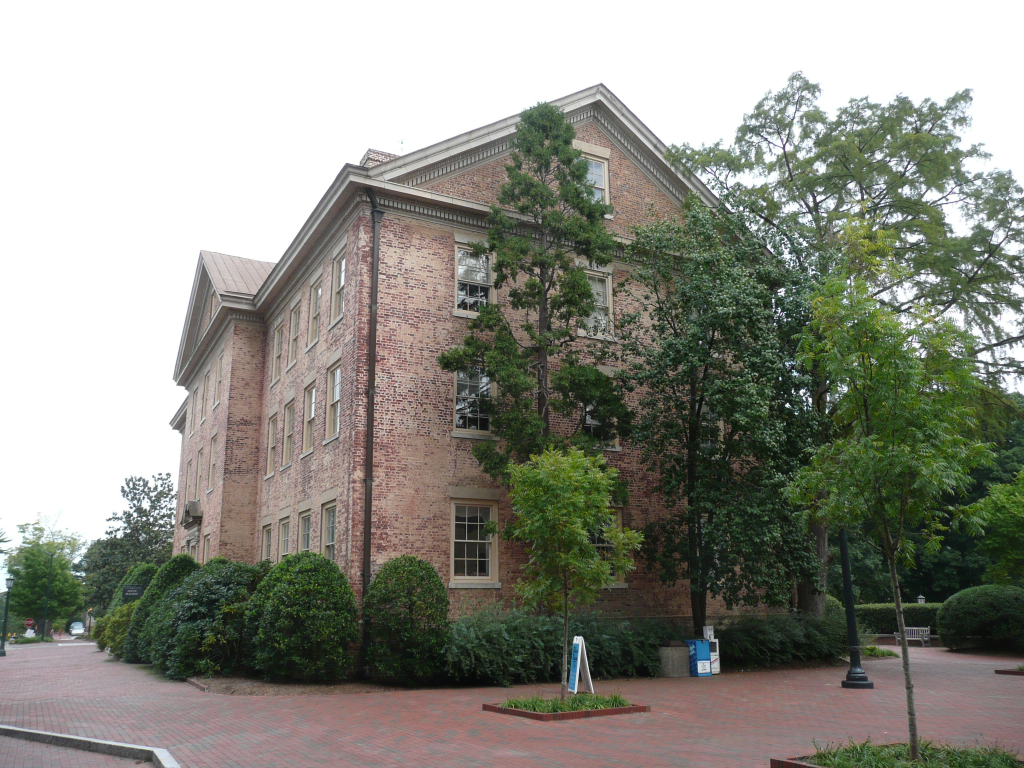
#> input picture test_images/P1180141.JPG, 3072 x 2304 px (shown at 1/3 size)
$ jupyter execute 'Feature exploration.ipynb'   (shell and % lines are left out)   (older library calls are emulated)
#> lines starting #> are read from the running program, lines starting #| are printed output that depends on the picture
[cell 1]
import cv2
import matplotlib.pyplot as plt

[cell 2]
image1 = cv2.imread('test_images/P1180141.JPG')
#> image1 is the input picture: shape (2304, 3072, 3); mean B, G, R 132.5, 141.8, 141.4

[cell 3]
plt.imshow(image1)

[cell 4]
sift = cv2.SIFT()

[cell 5]
gray= cv2.cvtColor(image1,cv2.COLOR_BGR2GRAY)
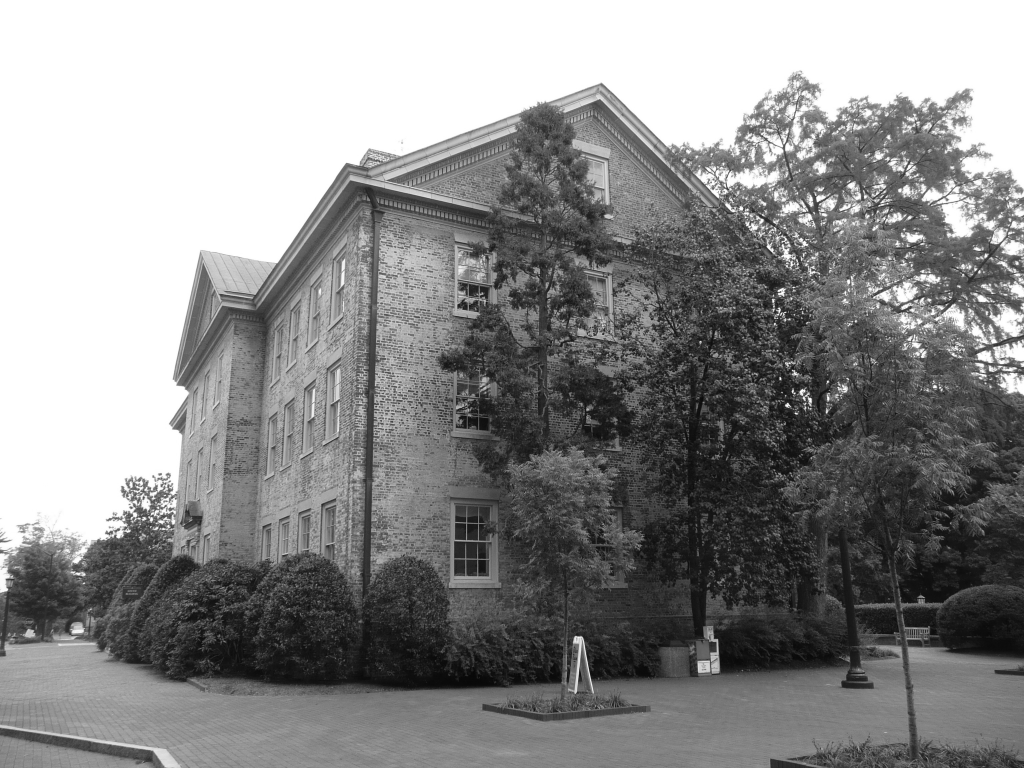
#> gray: shape (2304, 3072) (shown at 1/3 size); min 1, max 255, mean 140.6
k, d = sift.detectAndCompute(gray, None)
#> k = 89196 keypoints; strongest (x, y, size): (2341, 1136, 5), (2362, 1216, 8.7), (2346, 1177, 2.7), (2405, 954, 2.7)

[cell 6]
imgsift =cv2.drawKeypoints(gray,k)
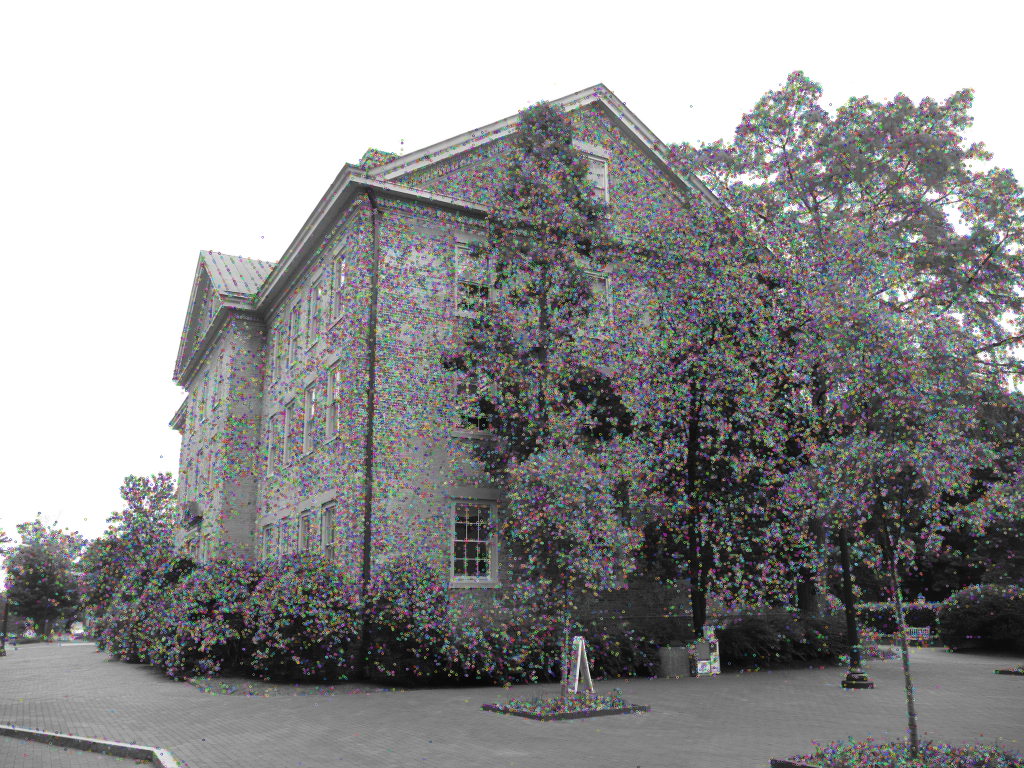
#> imgsift: shape (2304, 3072, 3) (shown at 1/3 size); mean of channels 0, 1, 2 145.1, 145.1, 145.2; drawn as B, G, R

[cell 7]
plt.imshow(imgsift)

[cell 8]
orb = cv2.ORB(40000)

[cell 9]
kp = orb.detect(image1)
#> kp = 40000 keypoints; strongest (x, y, size): (2351, 938, 37.2), (2354, 940, 31), (2350, 939, 44.6), (2346, 1178, 31)

[cell 10]
img_orb = cv2.drawKeypoints(image1, kp)
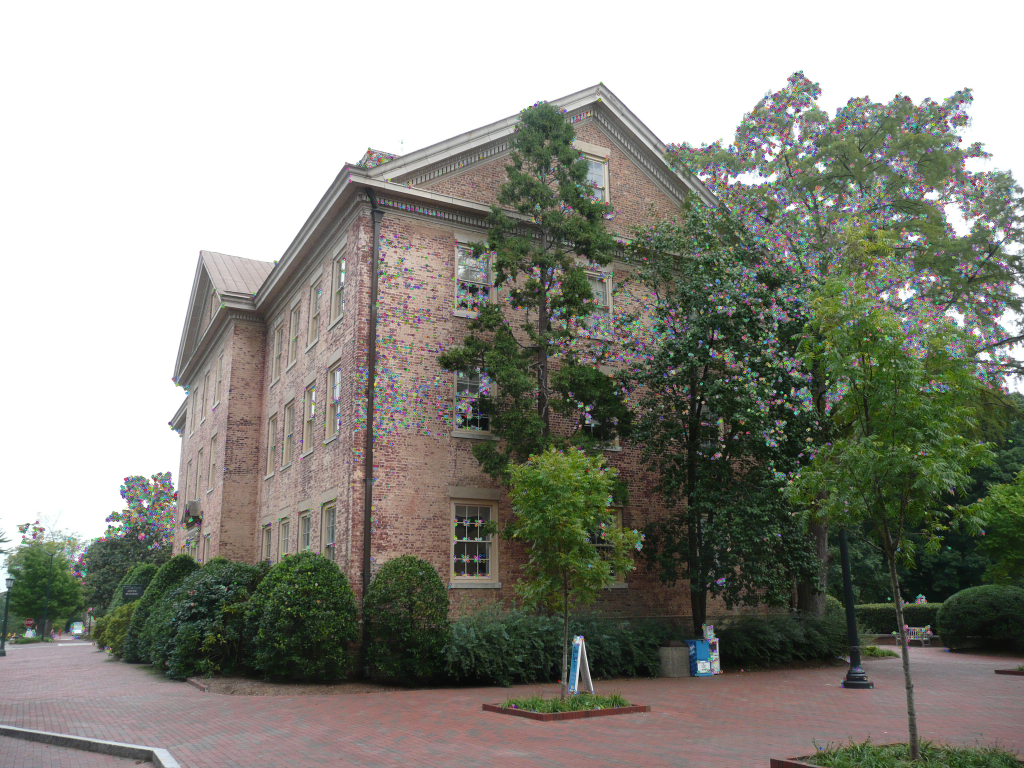
#> img_orb: shape (2304, 3072, 3) (shown at 1/3 size); mean B, G, R 131.9, 140.9, 140.7

$ run again, with test_images/P1180142.JPG copied over test_images/P1180141.JPG
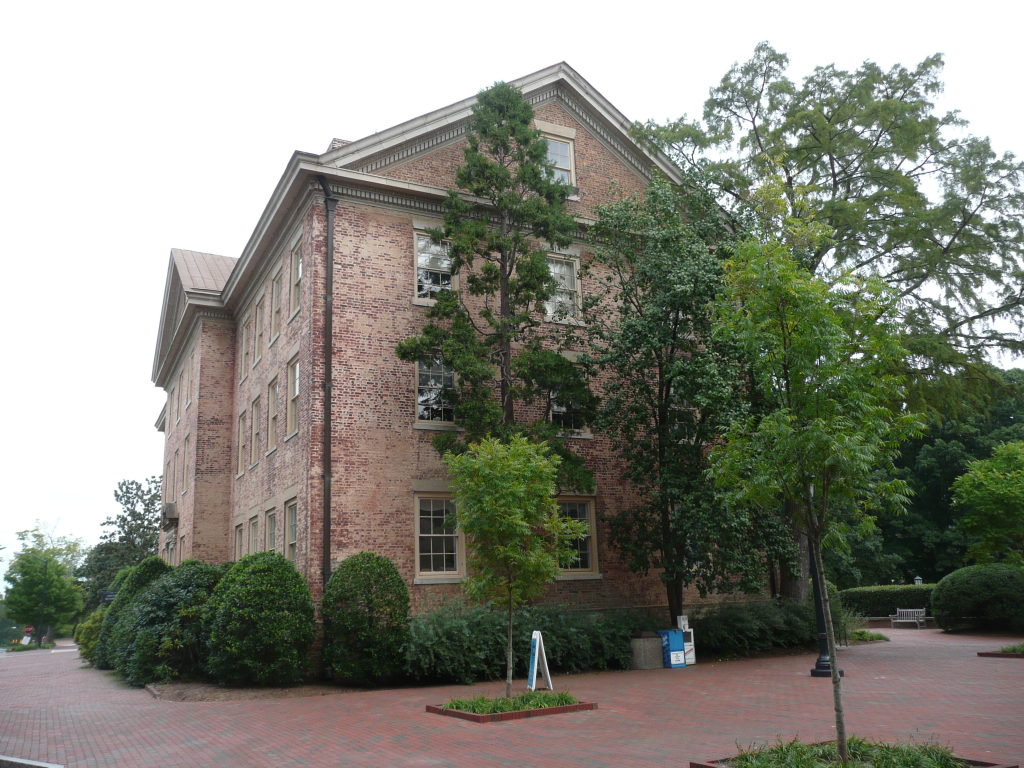
#> input picture test_images/P1180142.JPG, 3072 x 2304 px (shown at 1/3 size)
#> image1 is the input picture: shape (2304, 3072, 3); mean B, G, R 124, 134.7, 133.9
#> k = 83663 keypoints; strongest (x, y, size): (2322, 1122, 3.1), (3036, 1253, 3.1), (2459, 1164, 2.7), (2536, 712, 5.8)
#> `imgsift =cv2.drawKeypoints(gray,k)`:
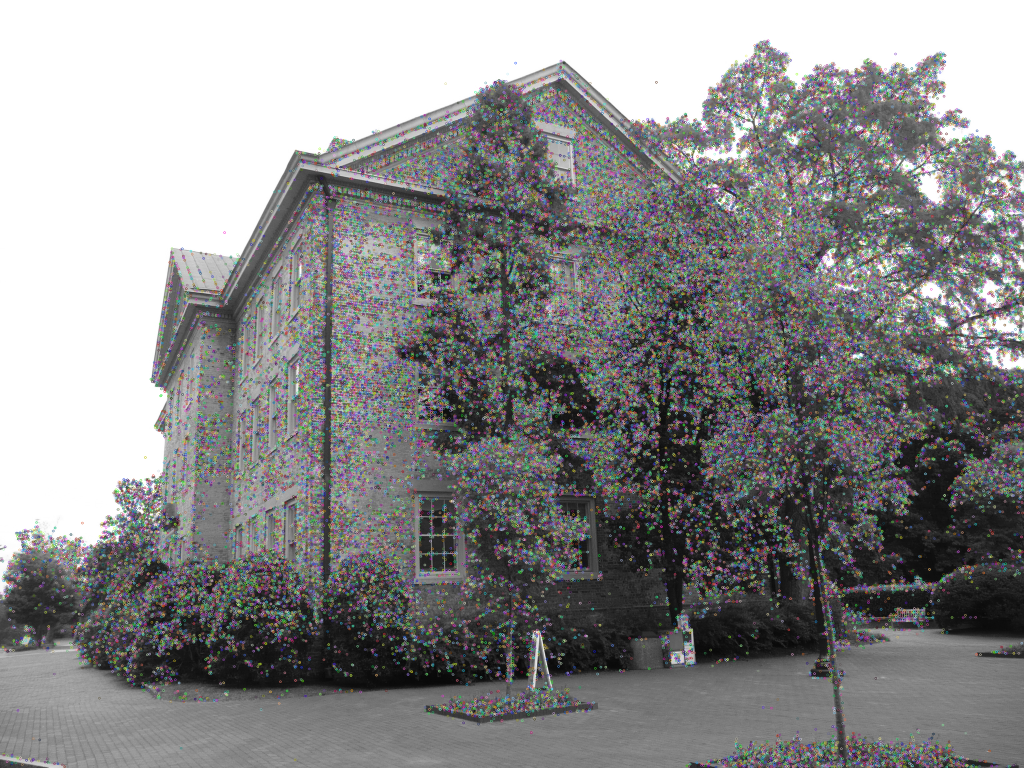
#> imgsift: shape (2304, 3072, 3) (shown at 1/3 size); mean of channels 0, 1, 2 137.7, 137.6, 137.7; drawn as B, G, R
#> kp = 40000 keypoints; strongest (x, y, size): (2687, 640, 31), (2323, 1121, 31), (2321, 1123, 31), (2356, 1145, 31)
#> `img_orb = cv2.drawKeypoints(image1, kp)`:
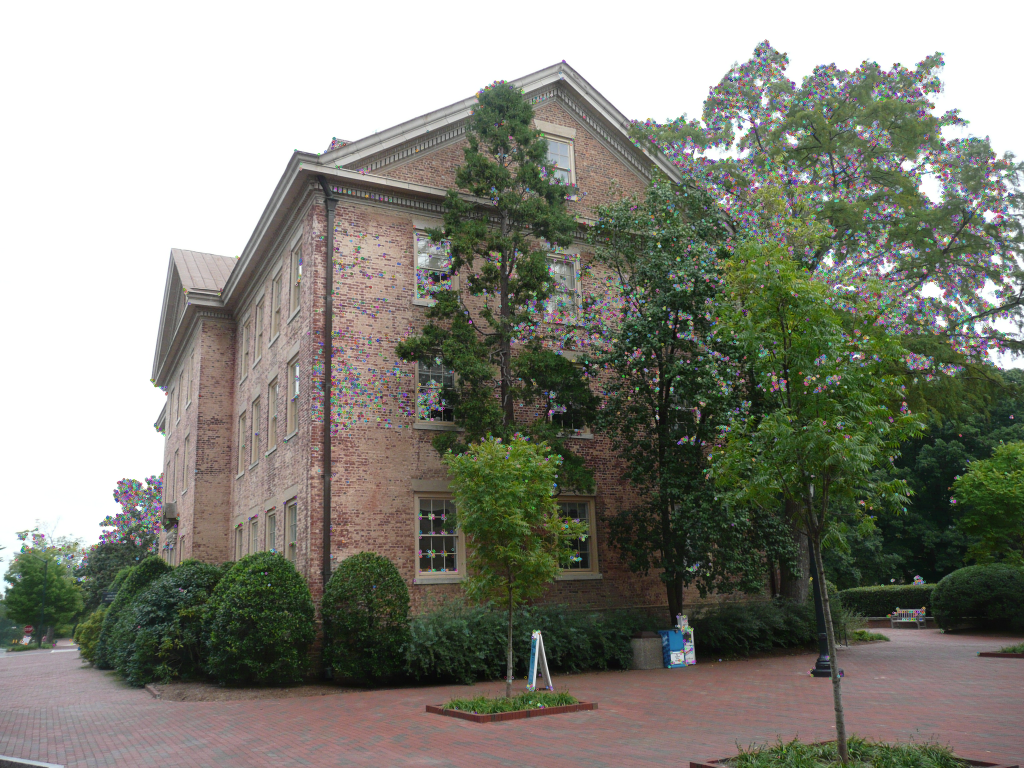
#> img_orb: shape (2304, 3072, 3) (shown at 1/3 size); mean B, G, R 123.2, 133.6, 133.1

$ run again, with test_images/P1180144.JPG copied over test_images/P1180141.JPG
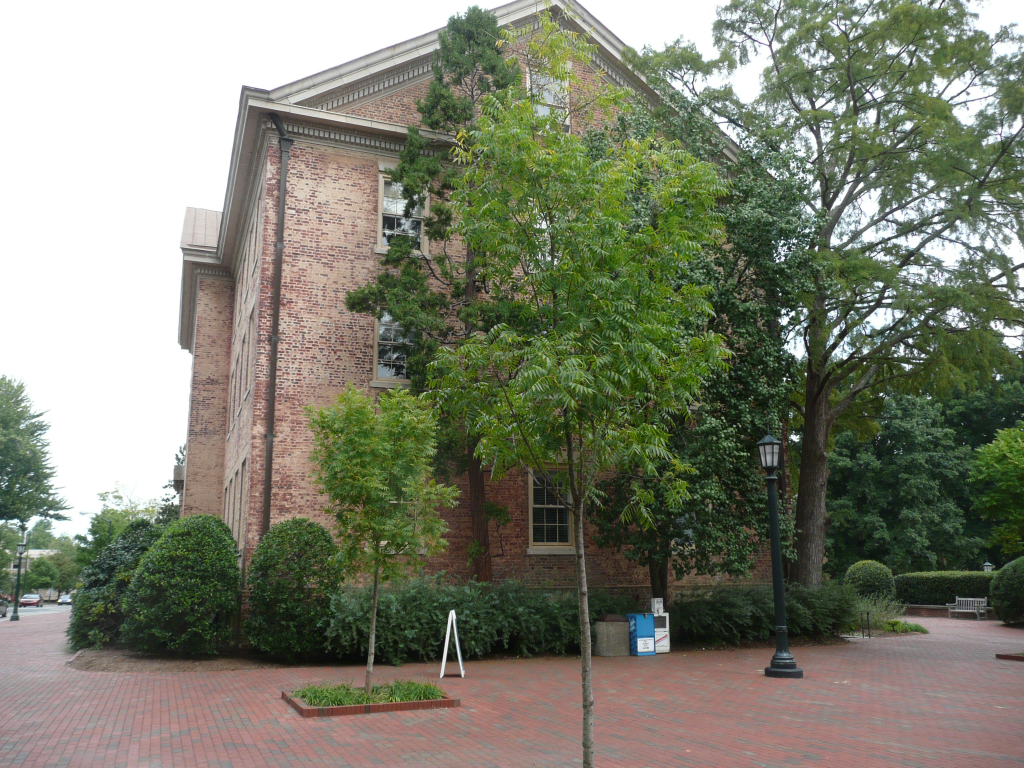
#> input picture test_images/P1180144.JPG, 3072 x 2304 px (shown at 1/3 size)
#> image1 is the input picture: shape (2304, 3072, 3); mean B, G, R 110.9, 127.8, 125.4
#> k = 94973 keypoints; strongest (x, y, size): (2347, 714, 3.3), (2354, 1136, 5.5), (2370, 1079, 2.7), (2341, 883, 4.8)
#> `imgsift =cv2.drawKeypoints(gray,k)`:
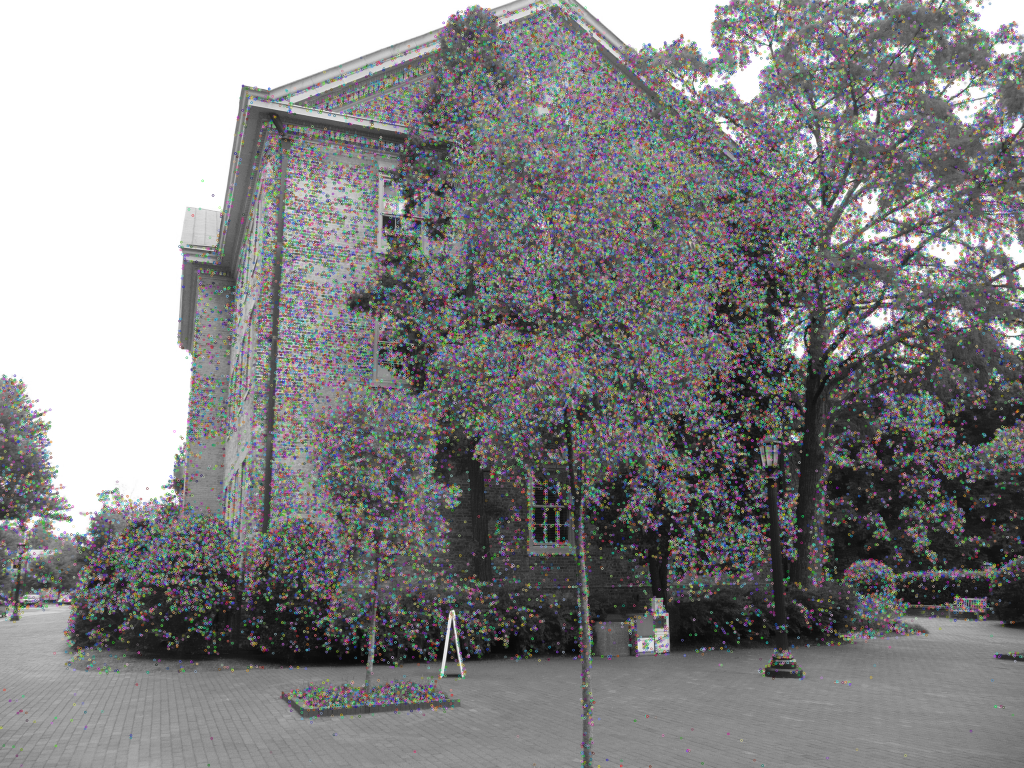
#> imgsift: shape (2304, 3072, 3) (shown at 1/3 size); mean of channels 0, 1, 2 129.6, 129.6, 129.6; drawn as B, G, R
#> kp = 40000 keypoints; strongest (x, y, size): (2364, 929, 31), (2352, 1135, 53.6), (2355, 1135, 53.6), (2340, 881, 44.6)
#> `img_orb = cv2.drawKeypoints(image1, kp)`:
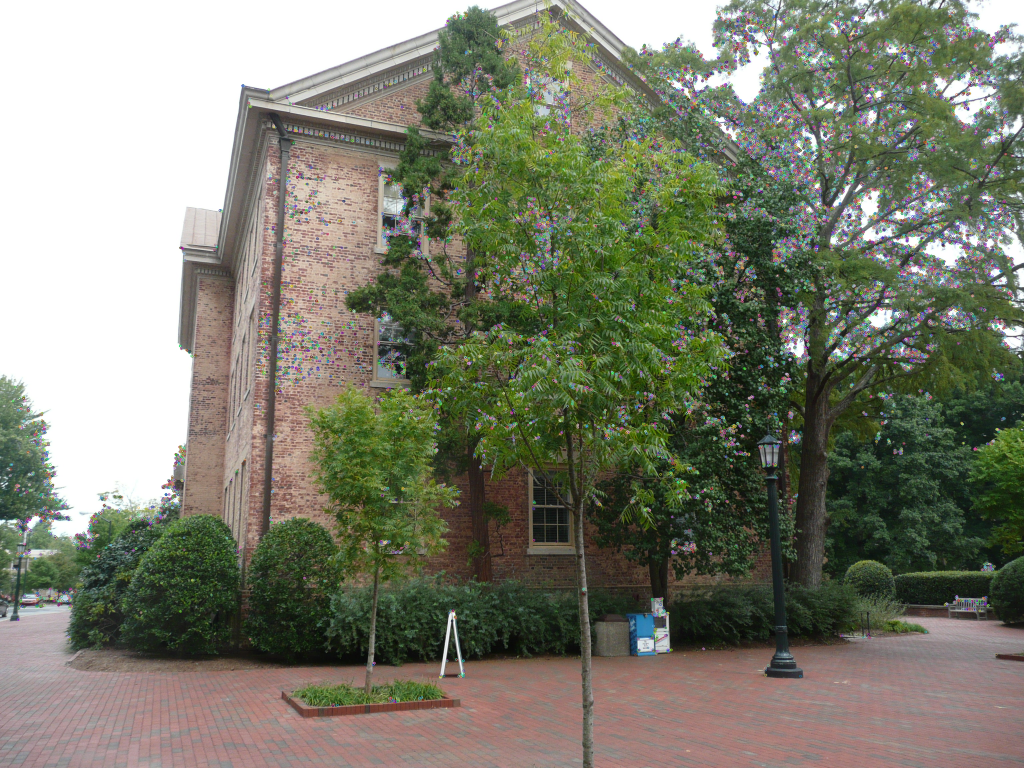
#> img_orb: shape (2304, 3072, 3) (shown at 1/3 size); mean B, G, R 110.3, 126.6, 124.8
